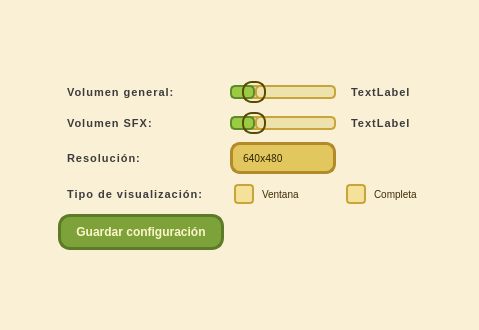
<?xml version="1.0" encoding="UTF-8"?>
<ui version="4.0">
 <class>configuracion</class>
 <widget class="QWidget" name="configuracion">
  <property name="geometry">
   <rect>
    <x>0</x>
    <y>0</y>
    <width>479</width>
    <height>330</height>
   </rect>
  </property>
  <property name="windowTitle">
   <string>Configuracion</string>
  </property>
  <property name="styleSheet">
   <string notr="true">background-color: #faf0d6;</string>
  </property>
  <layout class="QGridLayout" name="gridLayout">
   <item row="4" column="2">
    <widget class="QLabel" name="label_2">
     <property name="font">
      <font>
       <family>Segoe UI</family>
       <pointsize>-1</pointsize>
       <bold>true</bold>
      </font>
     </property>
     <property name="styleSheet">
      <string notr="true">QLabel {
    color: #3C3C3C;
    font-size: 11px;
    font-weight: bold;
    padding: 6px;
    letter-spacing: 1px;
}</string>
     </property>
     <property name="text">
      <string>Resolución:</string>
     </property>
    </widget>
   </item>
   <item row="6" column="2">
    <widget class="QPushButton" name="guardar">
     <property name="styleSheet">
      <string notr="true">#guardar {
    background-color: #7DA23A;          /* Verde oliva oscuro */
    border: 3px solid #5C7A28;          /* Borde más oscuro para contraste */
    border-radius: 12px;
    color: #FDF5C9;                     /* Texto claro, cálido */
    font-size: 12px;
    font-weight: bold;
    padding: 8px 15px;
}

#guardar:hover {
    background-color: #8FBF42;          /* Un verde más vivo al pasar el ratón */
    border: 3px solid #6E9230;
}

#guardar:pressed {
    background-color: #6E8D2E;          /* Más oscuro al presionar */
    border: 3px solid #4F6B21;
}

#guardar:disabled {
    background-color: #A0A0A0;          /* Gris cuando está desactivado */
    color: #D8D8D8;
    border: 3px solid #808080;
}
</string>
     </property>
     <property name="text">
      <string>Guardar configuración</string>
     </property>
    </widget>
   </item>
   <item row="7" column="2">
    <spacer name="verticalSpacer_2">
     <property name="orientation">
      <enum>Qt::Orientation::Vertical</enum>
     </property>
     <property name="sizeHint" stdset="0">
      <size>
       <width>20</width>
       <height>40</height>
      </size>
     </property>
    </spacer>
   </item>
   <item row="5" column="2">
    <widget class="QLabel" name="label_3">
     <property name="styleSheet">
      <string notr="true">QLabel {
    color: #3C3C3C;
    font-size: 11px;
    font-weight: bold;
    padding: 6px;
    letter-spacing: 1px;
}</string>
     </property>
     <property name="text">
      <string>Tipo de visualización:</string>
     </property>
    </widget>
   </item>
   <item row="4" column="3">
    <widget class="QComboBox" name="resolucion">
     <property name="maximumSize">
      <size>
       <width>150</width>
       <height>50</height>
      </size>
     </property>
     <property name="font">
      <font>
       <family>Press Start 2P</family>
       <pointsize>-1</pointsize>
      </font>
     </property>
     <property name="styleSheet">
      <string notr="true">QComboBox {
    background-color: #E2C75E;       /* Amarillo más oscuro */
    border: 3px solid #B28A2A;       /* Dorado oscuro */
    border-radius: 10px;
    padding: 5px 10px;
    font-size: 10px;
    color: #2E2404;                  /* Marrón oscuro para contraste */
}

QComboBox:hover {
    background-color: #D8B84C;       /* Más brillante al pasar el ratón */
    border: 3px solid #C99A25;
}

QComboBox::drop-down {
    border: none;
    background: transparent;
    width: 25px;
}

QComboBox::down-arrow {
    image: url(down_arrow.png);      /* Si tienes una flecha pixelada, ponla aquí */
    width: 10px;
    height: 10px;
}

/* --- LISTA DESPLEGABLE --- */
QComboBox QAbstractItemView {
    background-color: #EFD77A;       /* Un tono intermedio */
    border: 2px solid #B28A2A;
    selection-background-color: #D8B84C;
    selection-color: #2E2404;
    outline: none;
    font-size: 10px;
}
</string>
     </property>
     <property name="currentIndex">
      <number>0</number>
     </property>
     <property name="placeholderText">
      <string/>
     </property>
     <property name="modelColumn">
      <number>0</number>
     </property>
     <item>
      <property name="text">
       <string>640x480</string>
      </property>
     </item>
     <item>
      <property name="text">
       <string>960x540</string>
      </property>
     </item>
     <item>
      <property name="text">
       <string>1280x720</string>
      </property>
     </item>
     <item>
      <property name="text">
       <string>1920x1080</string>
      </property>
     </item>
    </widget>
   </item>
   <item row="0" column="2">
    <spacer name="verticalSpacer">
     <property name="font">
      <font>
       <pointsize>36</pointsize>
      </font>
     </property>
     <property name="orientation">
      <enum>Qt::Orientation::Vertical</enum>
     </property>
     <property name="sizeHint" stdset="0">
      <size>
       <width>20</width>
       <height>40</height>
      </size>
     </property>
    </spacer>
   </item>
   <item row="4" column="0">
    <spacer name="horizontalSpacer_2">
     <property name="orientation">
      <enum>Qt::Orientation::Horizontal</enum>
     </property>
     <property name="sizeHint" stdset="0">
      <size>
       <width>40</width>
       <height>20</height>
      </size>
     </property>
    </spacer>
   </item>
   <item row="5" column="5">
    <spacer name="horizontalSpacer_3">
     <property name="orientation">
      <enum>Qt::Orientation::Horizontal</enum>
     </property>
     <property name="sizeHint" stdset="0">
      <size>
       <width>40</width>
       <height>20</height>
      </size>
     </property>
    </spacer>
   </item>
   <item row="5" column="3">
    <widget class="QCheckBox" name="ventana">
     <property name="styleSheet">
      <string notr="true">/* --- ESTILO GENERAL DE QCheckBox --- */
QCheckBox {
    spacing: 8px;
    font-size: 10px;
    color: #3B2E05;
    padding: 4px;
}

/* --- CHECKBOX SIN MARCAR --- */
QCheckBox::indicator {
    width: 16px;
    height: 16px;
    border: 2px solid #C9A43A;        /* Borde dorado */
    border-radius: 4px;
    background-color: #F4E29B;        /* Amarillo suave */
}

/* --- CHECKBOX MARCADO --- */
QCheckBox::indicator:checked {
    image: none;
    background-color: #9BCB43;        /* Verde tipo “Cargar datos” */
    border: 2px solid #5F8A2A;
    border-radius: 4px;
}

/* --- CHECKBOX AL PASAR EL RATÓN --- */
QCheckBox::indicator:hover {
    background-color: #F9D95C;        /* Amarillo más brillante */
    border: 2px solid #E5B937;
}

/* --- CHECKBOX DESHABILITADO --- */
QCheckBox::indicator:disabled {
    background-color: #EDE2AC;
    border: 2px solid #B8A34F;
    opacity: 0.6;
}

QCheckBox:disabled {
    color: #8E8352;
}
</string>
     </property>
     <property name="text">
      <string>Ventana </string>
     </property>
    </widget>
   </item>
   <item row="5" column="4">
    <widget class="QCheckBox" name="completa">
     <property name="styleSheet">
      <string notr="true">/* --- ESTILO GENERAL DE QCheckBox --- */
QCheckBox {
    spacing: 8px;
    font-size: 10px;
    color: #3B2E05;
    padding: 4px;
}

/* --- CHECKBOX SIN MARCAR --- */
QCheckBox::indicator {
    width: 16px;
    height: 16px;
    border: 2px solid #C9A43A;        /* Borde dorado */
    border-radius: 4px;
    background-color: #F4E29B;        /* Amarillo suave */
}

/* --- CHECKBOX MARCADO --- */
QCheckBox::indicator:checked {
    image: none;
    background-color: #9BCB43;        /* Verde tipo “Cargar datos” */
    border: 2px solid #5F8A2A;
    border-radius: 4px;
}

/* --- CHECKBOX AL PASAR EL RATÓN --- */
QCheckBox::indicator:hover {
    background-color: #F9D95C;        /* Amarillo más brillante */
    border: 2px solid #E5B937;
}

/* --- CHECKBOX DESHABILITADO --- */
QCheckBox::indicator:disabled {
    background-color: #EDE2AC;
    border: 2px solid #B8A34F;
    opacity: 0.6;
}

QCheckBox:disabled {
    color: #8E8352;
}
</string>
     </property>
     <property name="text">
      <string>Completa</string>
     </property>
    </widget>
   </item>
   <item row="1" column="2">
    <widget class="QLabel" name="label">
     <property name="font">
      <font>
       <family>Segoe UI</family>
       <pointsize>-1</pointsize>
       <bold>true</bold>
      </font>
     </property>
     <property name="styleSheet">
      <string notr="true">QLabel {
    color: #3C3C3C;
    font-size: 11px;
    font-weight: bold;
    padding: 6px;
    letter-spacing: 1px;
}</string>
     </property>
     <property name="text">
      <string>Volumen general:</string>
     </property>
    </widget>
   </item>
   <item row="1" column="3">
    <widget class="QSlider" name="volumenGeneralSlider">
     <property name="maximumSize">
      <size>
       <width>300</width>
       <height>50</height>
      </size>
     </property>
     <property name="styleSheet">
      <string notr="true">/* --- QSLIDER HORIZONTAL --- */
QSlider::groove:horizontal {
    border: 2px solid #C9A43A;              /* Contorno dorado */
    height: 10px;
    background: #F4E29B;                    /* Amarillo suave (igual que botones) */
    border-radius: 5px;
    margin: 0px 10px;
}

QSlider::handle:horizontal {
    background: qradialgradient(
        cx: 0.4, cy: 0.4,
        fx: 0.4, fy: 0.4,
        radius: 0.6,
        stop: 0 #FFE873,
        stop: 1 #C9A43A
    );
    border: 2px solid #5A4A00;
    width: 20px;
    height: 20px;
    border-radius: 10px;
    margin: -6px 0;
}

QSlider::handle:horizontal:hover {
    background: qradialgradient(
        cx: 0.4, cy: 0.4,
        fx: 0.4, fy: 0.4,
        radius: 0.6,
        stop: 0 #FFF3B0,
        stop: 1 #E5B937
    );
}

/* --- PARTE IZQUIERDA (LLENA) --- */
QSlider::sub-page:horizontal {
    background: #9BCB43;                    /* Verde suave tipo “Cargar datos” */
    border: 2px solid #5F8A2A;
    border-radius: 5px;
}

/* --- PARTE DERECHA (VACÍA) --- */
QSlider::add-page:horizontal {
    background: #EDE2AC;                    /* Beige claro */
    border: 2px solid #C9A43A;
    border-radius: 5px;
}

/* --- QSLIDER VERTICAL (por si lo usas) --- */
QSlider::groove:vertical {
    border: 2px solid #C9A43A;
    width: 10px;
    background: #F4E29B;
    border-radius: 5px;
    margin: 10px 0px;
}

QSlider::handle:vertical {
    background: qradialgradient(
        cx: 0.4, cy: 0.4,
        fx: 0.4, fy: 0.4,
        radius: 0.6,
        stop: 0 #FFE873,
        stop: 1 #C9A43A
    );
    border: 2px solid #5A4A00;
    height: 20px;
    width: 20px;
    border-radius: 10px;
    margin: 0 -6px;
}

QSlider::sub-page:vertical {
    background: #9BCB43;
    border: 2px solid #5F8A2A;
    border-radius: 5px;
}

QSlider::add-page:vertical {
    background: #EDE2AC;
    border: 2px solid #C9A43A;
    border-radius: 5px;
}
</string>
     </property>
     <property name="maximum">
      <number>100</number>
     </property>
     <property name="value">
      <number>0</number>
     </property>
     <property name="tracking">
      <bool>true</bool>
     </property>
     <property name="orientation">
      <enum>Qt::Orientation::Horizontal</enum>
     </property>
    </widget>
   </item>
   <item row="2" column="2">
    <widget class="QLabel" name="label_4">
     <property name="styleSheet">
      <string notr="true">QLabel {
    color: #3C3C3C;
    font-size: 11px;
    font-weight: bold;
    padding: 6px;
    letter-spacing: 1px;
}</string>
     </property>
     <property name="text">
      <string>Volumen SFX:</string>
     </property>
    </widget>
   </item>
   <item row="2" column="3">
    <widget class="QSlider" name="volumenSFXSlider">
     <property name="maximumSize">
      <size>
       <width>300</width>
       <height>50</height>
      </size>
     </property>
     <property name="styleSheet">
      <string notr="true">/* --- QSLIDER HORIZONTAL --- */
QSlider::groove:horizontal {
    border: 2px solid #C9A43A;              /* Contorno dorado */
    height: 10px;
    background: #F4E29B;                    /* Amarillo suave (igual que botones) */
    border-radius: 5px;
    margin: 0px 10px;
}

QSlider::handle:horizontal {
    background: qradialgradient(
        cx: 0.4, cy: 0.4,
        fx: 0.4, fy: 0.4,
        radius: 0.6,
        stop: 0 #FFE873,
        stop: 1 #C9A43A
    );
    border: 2px solid #5A4A00;
    width: 20px;
    height: 20px;
    border-radius: 10px;
    margin: -6px 0;
}

QSlider::handle:horizontal:hover {
    background: qradialgradient(
        cx: 0.4, cy: 0.4,
        fx: 0.4, fy: 0.4,
        radius: 0.6,
        stop: 0 #FFF3B0,
        stop: 1 #E5B937
    );
}

/* --- PARTE IZQUIERDA (LLENA) --- */
QSlider::sub-page:horizontal {
    background: #9BCB43;                    /* Verde suave tipo “Cargar datos” */
    border: 2px solid #5F8A2A;
    border-radius: 5px;
}

/* --- PARTE DERECHA (VACÍA) --- */
QSlider::add-page:horizontal {
    background: #EDE2AC;                    /* Beige claro */
    border: 2px solid #C9A43A;
    border-radius: 5px;
}

/* --- QSLIDER VERTICAL (por si lo usas) --- */
QSlider::groove:vertical {
    border: 2px solid #C9A43A;
    width: 10px;
    background: #F4E29B;
    border-radius: 5px;
    margin: 10px 0px;
}

QSlider::handle:vertical {
    background: qradialgradient(
        cx: 0.4, cy: 0.4,
        fx: 0.4, fy: 0.4,
        radius: 0.6,
        stop: 0 #FFE873,
        stop: 1 #C9A43A
    );
    border: 2px solid #5A4A00;
    height: 20px;
    width: 20px;
    border-radius: 10px;
    margin: 0 -6px;
}

QSlider::sub-page:vertical {
    background: #9BCB43;
    border: 2px solid #5F8A2A;
    border-radius: 5px;
}

QSlider::add-page:vertical {
    background: #EDE2AC;
    border: 2px solid #C9A43A;
    border-radius: 5px;
}
</string>
     </property>
     <property name="orientation">
      <enum>Qt::Orientation::Horizontal</enum>
     </property>
    </widget>
   </item>
   <item row="1" column="4">
    <widget class="QLabel" name="volumenGeneral">
     <property name="styleSheet">
      <string notr="true">QLabel {
    color: #3C3C3C;
    font-size: 11px;
    font-weight: bold;
    padding: 6px;
    letter-spacing: 1px;
}</string>
     </property>
     <property name="text">
      <string>TextLabel</string>
     </property>
    </widget>
   </item>
   <item row="2" column="4">
    <widget class="QLabel" name="volumenSFX">
     <property name="styleSheet">
      <string notr="true">QLabel {
    color: #3C3C3C;
    font-size: 11px;
    font-weight: bold;
    padding: 6px;
    letter-spacing: 1px;
}</string>
     </property>
     <property name="text">
      <string>TextLabel</string>
     </property>
    </widget>
   </item>
  </layout>
 </widget>
 <resources/>
 <connections/>
</ui>
